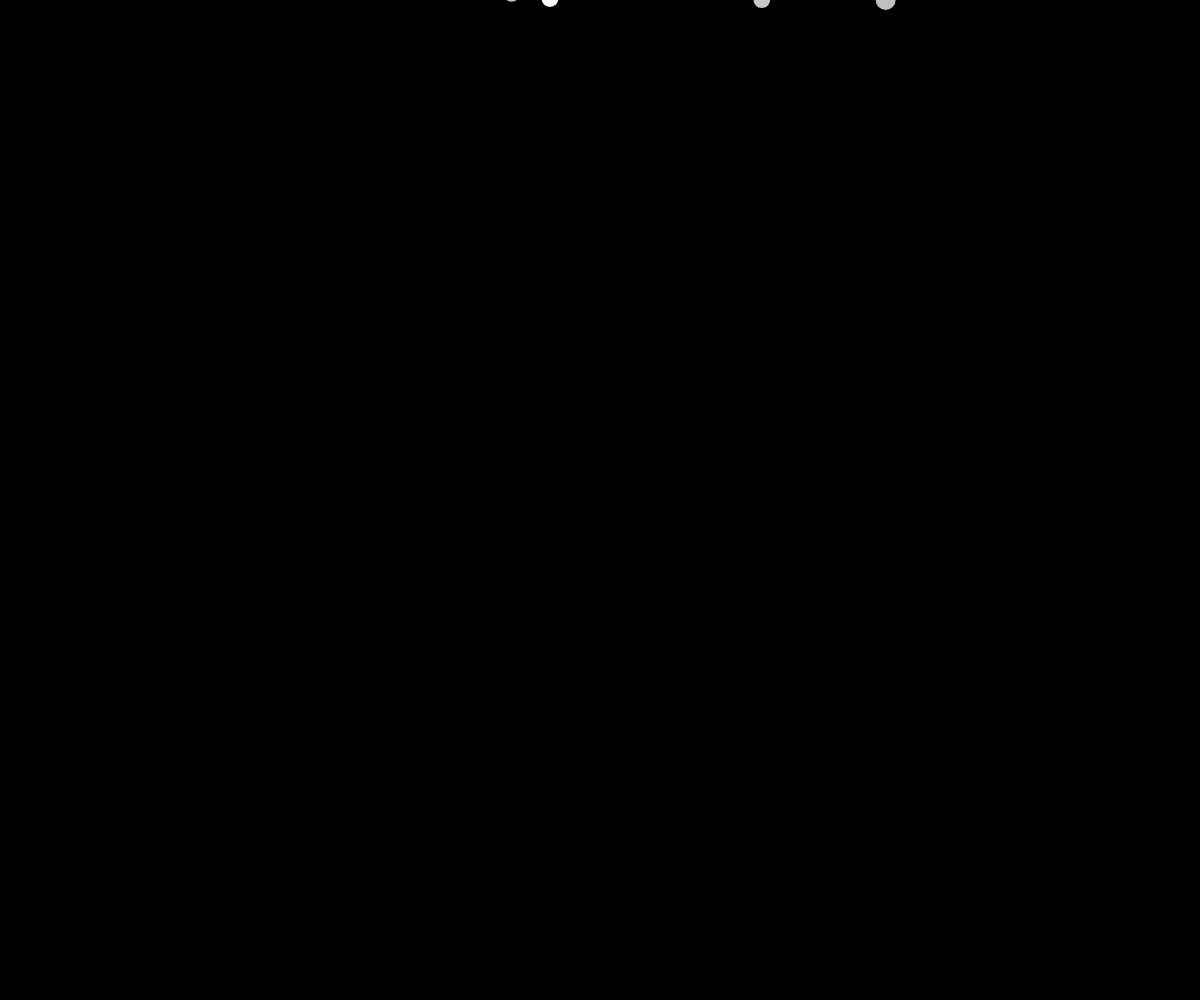
Frame 1 (no input)
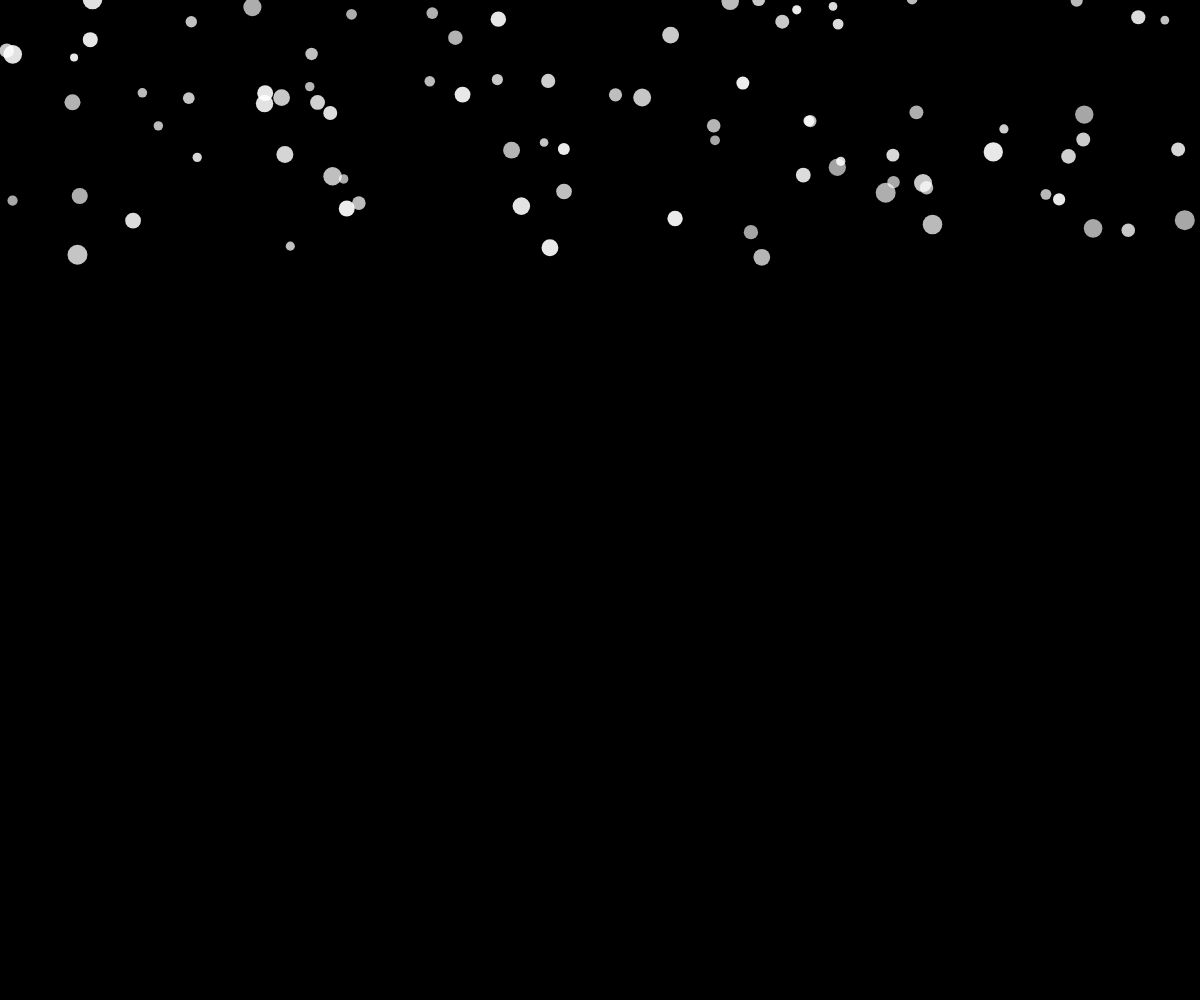
Frame 60 (no input)
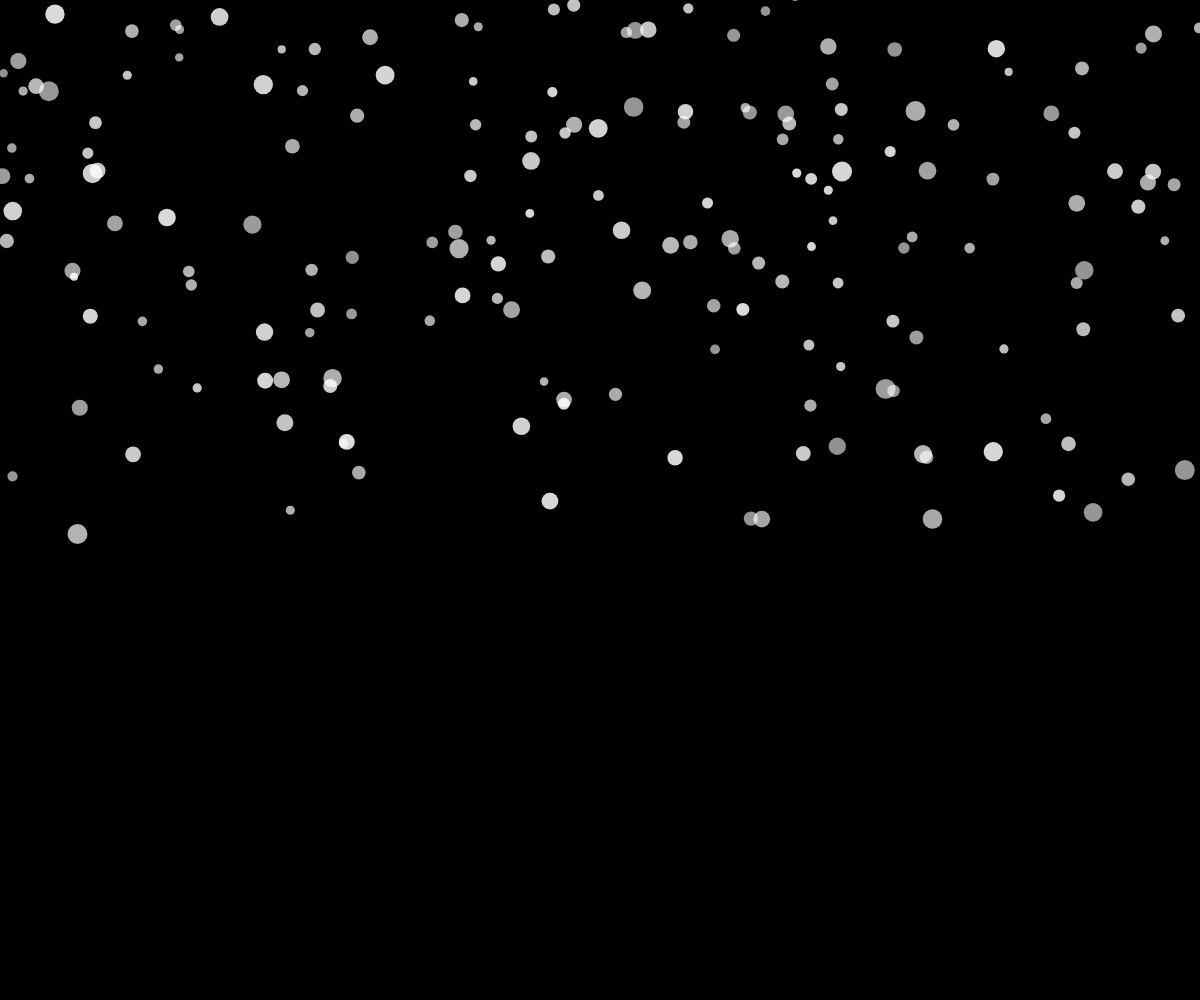
Frame 120 (the mouse pressed at the canvas centre since frame 60)

The p5.js sketch that drew these frames (run headless with seeded random() and noise() and a simulated clock; from frame 60 on, the mouse is pressed at the canvas centre):

// p5.js sketch
// ── sketch.js
let snowflakes = [];
let snowLayer = []; // Array per gestire lo strato di neve visibile
let snowLayerHeight = 0; // Altezza iniziale dello strato di neve
let snowLayerIncrement = 0.5; // Incremento più lento dell'altezza dello strato di neve
let minSpeed = 2.5; // Velocità minima di caduta
let maxSpeed = 5; // Velocità massima di caduta
let snowing = false; // Flag per gestire l'accumulo dello strato di neve

function setup() {
    createCanvas(windowWidth, windowHeight);
    noStroke(); // Nessun contorno per i cerchi
    frameRate(30); // Riduciamo il frame rate per rendere il movimento più discontinuo

    // Creiamo inizialmente 200 fiocchi di neve con posizioni casuali
    for (let i = 0; i < 400; i++) {
        snowflakes.push(createSnowflake());
    }
}

function draw() {
    background(0); // Sfondo nero per contrasto

    // Disegna e aggiorna la posizione di ogni fiocco di neve
    for (let i = snowflakes.length - 1; i >= 0; i--) {
        let flake = snowflakes[i];
        fill(255, flake.alpha); // Opacità dinamica per un effetto di dissolvenza
        ellipse(flake.x, flake.y, flake.size); // Disegna un cerchio per il fiocco di neve
        flake.y += flake.speed; // Aggiorna la posizione verticale per il movimento di caduta
        flake.alpha -= 0.3; // Riduce gradualmente l'opacità per simulare la dissolvenza più lentamente

        // Se l'opacità è troppo bassa o il fiocco è fuori schermo, rimuovilo dall'array
        if (flake.alpha <= 0 || flake.y > height) {
            snowflakes.splice(i, 1); // Rimuove il fiocco di neve dall'array
        } else if (!snowing && flake.y >= height - flake.size) {
            // Quando il primo fiocco raggiunge il margine inferiore, inizia ad accumulare lo strato di neve
            snowing = true;
        }
    }

    // Aggiungi un nuovo fiocco di neve ogni 0.5 secondi finché non raggiungiamo il numero desiderato
    if (frameCount % 15 === 0 && snowflakes.length < 400) {
        snowflakes.push(createSnowflake());
    }

    // Disegna lo strato di neve visibile
    if (snowing) {
        snowLayerHeight += snowLayerIncrement; // Aumenta l'altezza dello strato di neve

        // Se l'altezza dello strato di neve supera l'altezza della finestra, riempila completamente
        if (snowLayerHeight > height) {
            snowLayerHeight = height;
        }

        snowLayer.push({
            x: 0,
            y: height - snowLayerHeight,
            size: width // Larghezza dello strato di neve pari alla larghezza della finestra
        });

        // Disegna lo strato di neve
        for (let flake of snowLayer) {
            fill(255);
            rect(flake.x, flake.y, flake.size, flake.size); // Disegna un rettangolo per lo strato di neve
        }
    }
}

function createSnowflake() {
    return {
        x: random(width), // Posizione orizzontale casuale
        y: random(-height, 0), // Posizione verticale sopra la finestra
        size: random(8, 20), // Dimensione casuale del fiocco di neve
        speed: random(minSpeed, maxSpeed), // Velocità casuale di caduta del fiocco di neve
        alpha: random(180, 255) // Opacità casuale iniziale
    };
}
